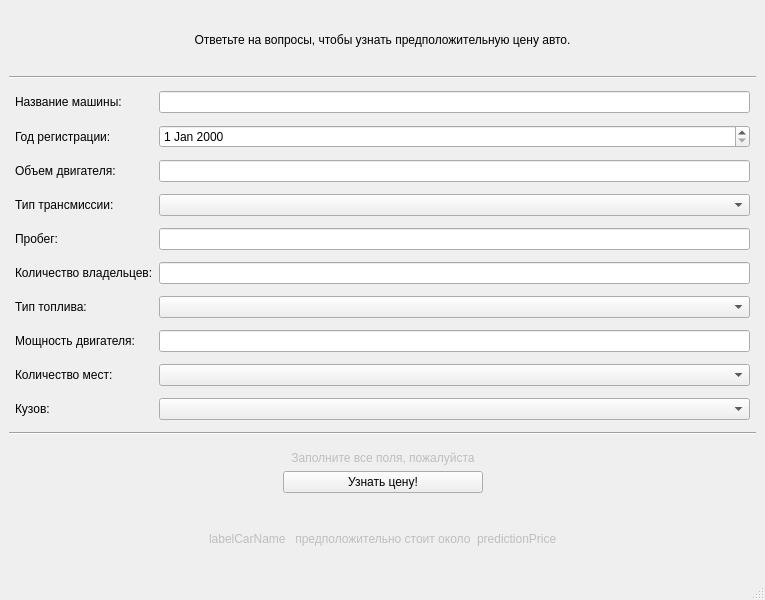
<?xml version="1.0" encoding="UTF-8"?>
<ui version="4.0">
 <class>MainWindow</class>
 <widget class="QMainWindow" name="MainWindow">
  <property name="geometry">
   <rect>
    <x>0</x>
    <y>0</y>
    <width>765</width>
    <height>600</height>
   </rect>
  </property>
  <property name="maximumSize">
   <size>
    <width>765</width>
    <height>700</height>
   </size>
  </property>
  <property name="windowTitle">
   <string>Узнать цену авто</string>
  </property>
  <widget class="QWidget" name="centralwidget">
   <property name="sizePolicy">
    <sizepolicy hsizetype="Maximum" vsizetype="Preferred">
     <horstretch>0</horstretch>
     <verstretch>0</verstretch>
    </sizepolicy>
   </property>
   <layout class="QVBoxLayout" name="verticalLayout">
    <item>
     <widget class="QWidget" name="widget_3" native="true">
      <layout class="QHBoxLayout" name="horizontalLayout_3">
       <item>
        <widget class="QLabel" name="Title">
         <property name="text">
          <string>Ответьте на вопросы, чтобы узнать предположительную цену авто.</string>
         </property>
         <property name="alignment">
          <set>Qt::AlignCenter</set>
         </property>
        </widget>
       </item>
      </layout>
     </widget>
    </item>
    <item>
     <widget class="Line" name="line">
      <property name="orientation">
       <enum>Qt::Horizontal</enum>
      </property>
     </widget>
    </item>
    <item>
     <layout class="QFormLayout" name="formLayout">
      <property name="sizeConstraint">
       <enum>QLayout::SetDefaultConstraint</enum>
      </property>
      <property name="formAlignment">
       <set>Qt::AlignLeading|Qt::AlignLeft|Qt::AlignTop</set>
      </property>
      <property name="verticalSpacing">
       <number>12</number>
      </property>
      <property name="leftMargin">
       <number>6</number>
      </property>
      <property name="topMargin">
       <number>6</number>
      </property>
      <property name="rightMargin">
       <number>6</number>
      </property>
      <property name="bottomMargin">
       <number>6</number>
      </property>
      <item row="1" column="0">
       <widget class="QLabel" name="labelCarName">
        <property name="text">
         <string>Название машины:</string>
        </property>
       </widget>
      </item>
      <item row="1" column="1">
       <widget class="QLineEdit" name="lineEdit"/>
      </item>
      <item row="2" column="0">
       <widget class="QLabel" name="labelRegName">
        <property name="text">
         <string>Год регистрации:</string>
        </property>
       </widget>
      </item>
      <item row="3" column="0">
       <widget class="QLabel" name="labelEngineCapacity">
        <property name="text">
         <string>Объем двигателя:</string>
        </property>
       </widget>
      </item>
      <item row="3" column="1">
       <widget class="QLineEdit" name="lineEdit_2"/>
      </item>
      <item row="4" column="0">
       <widget class="QLabel" name="labelTransmissionType">
        <property name="text">
         <string>Тип трансмиссии:</string>
        </property>
       </widget>
      </item>
      <item row="4" column="1">
       <widget class="QComboBox" name="comboBox">
        <property name="sizePolicy">
         <sizepolicy hsizetype="Preferred" vsizetype="Fixed">
          <horstretch>1</horstretch>
          <verstretch>0</verstretch>
         </sizepolicy>
        </property>
        <property name="currentText">
         <string/>
        </property>
       </widget>
      </item>
      <item row="5" column="0">
       <widget class="QLabel" name="labeMileage">
        <property name="text">
         <string>Пробег:</string>
        </property>
       </widget>
      </item>
      <item row="6" column="0">
       <widget class="QLabel" name="labeNumOwners">
        <property name="text">
         <string>Количество владельцев:</string>
        </property>
       </widget>
      </item>
      <item row="7" column="0">
       <widget class="QLabel" name="labelFuelType">
        <property name="text">
         <string>Тип топлива:</string>
        </property>
       </widget>
      </item>
      <item row="7" column="1">
       <widget class="QComboBox" name="comboBox_2">
        <property name="sizePolicy">
         <sizepolicy hsizetype="Preferred" vsizetype="Fixed">
          <horstretch>1</horstretch>
          <verstretch>0</verstretch>
         </sizepolicy>
        </property>
        <property name="currentText">
         <string/>
        </property>
       </widget>
      </item>
      <item row="8" column="0">
       <widget class="QLabel" name="labelEnginePower">
        <property name="text">
         <string>Мощность двигателя:</string>
        </property>
       </widget>
      </item>
      <item row="9" column="0">
       <widget class="QLabel" name="labelNumSeats">
        <property name="text">
         <string>Количество мест:</string>
        </property>
       </widget>
      </item>
      <item row="9" column="1">
       <widget class="QComboBox" name="comboBox_3">
        <property name="sizePolicy">
         <sizepolicy hsizetype="Preferred" vsizetype="Fixed">
          <horstretch>1</horstretch>
          <verstretch>0</verstretch>
         </sizepolicy>
        </property>
        <property name="currentText">
         <string/>
        </property>
       </widget>
      </item>
      <item row="10" column="0">
       <widget class="QLabel" name="labelBodyType">
        <property name="text">
         <string>Кузов:</string>
        </property>
       </widget>
      </item>
      <item row="10" column="1">
       <widget class="QComboBox" name="comboBox_4">
        <property name="sizePolicy">
         <sizepolicy hsizetype="Preferred" vsizetype="Fixed">
          <horstretch>1</horstretch>
          <verstretch>0</verstretch>
         </sizepolicy>
        </property>
        <property name="currentText">
         <string/>
        </property>
       </widget>
      </item>
      <item row="5" column="1">
       <widget class="QLineEdit" name="lineEdit_3"/>
      </item>
      <item row="6" column="1">
       <widget class="QLineEdit" name="lineEdit_4"/>
      </item>
      <item row="8" column="1">
       <widget class="QLineEdit" name="lineEdit_5"/>
      </item>
      <item row="2" column="1">
       <widget class="QDateEdit" name="dateEdit"/>
      </item>
     </layout>
    </item>
    <item>
     <widget class="Line" name="line_2">
      <property name="orientation">
       <enum>Qt::Horizontal</enum>
      </property>
     </widget>
    </item>
    <item>
     <widget class="QWidget" name="widget_12" native="true">
      <layout class="QHBoxLayout" name="horizontalLayout_13">
       <item>
        <spacer name="horizontalSpacer_9">
         <property name="orientation">
          <enum>Qt::Horizontal</enum>
         </property>
         <property name="sizeHint" stdset="0">
          <size>
           <width>247</width>
           <height>20</height>
          </size>
         </property>
        </spacer>
       </item>
       <item>
        <widget class="QWidget" name="widget" native="true">
         <property name="maximumSize">
          <size>
           <width>16777215</width>
           <height>60</height>
          </size>
         </property>
         <layout class="QVBoxLayout" name="verticalLayout_2">
          <property name="topMargin">
           <number>0</number>
          </property>
          <property name="bottomMargin">
           <number>0</number>
          </property>
          <item>
           <widget class="QLabel" name="labelError">
            <property name="enabled">
             <bool>false</bool>
            </property>
            <property name="inputMethodHints">
             <set>Qt::ImhNone</set>
            </property>
            <property name="text">
             <string>Заполните все поля, пожалуйста</string>
            </property>
            <property name="alignment">
             <set>Qt::AlignCenter</set>
            </property>
           </widget>
          </item>
          <item>
           <widget class="QPushButton" name="pushButton">
            <property name="sizePolicy">
             <sizepolicy hsizetype="Minimum" vsizetype="Fixed">
              <horstretch>0</horstretch>
              <verstretch>0</verstretch>
             </sizepolicy>
            </property>
            <property name="minimumSize">
             <size>
              <width>200</width>
              <height>10</height>
             </size>
            </property>
            <property name="text">
             <string>Узнать цену!</string>
            </property>
           </widget>
          </item>
         </layout>
        </widget>
       </item>
       <item>
        <spacer name="horizontalSpacer_10">
         <property name="orientation">
          <enum>Qt::Horizontal</enum>
         </property>
         <property name="sizeHint" stdset="0">
          <size>
           <width>40</width>
           <height>20</height>
          </size>
         </property>
        </spacer>
       </item>
      </layout>
     </widget>
    </item>
    <item>
     <widget class="QWidget" name="widget_2" native="true">
      <layout class="QHBoxLayout" name="horizontalLayout">
       <item>
        <spacer name="horizontalSpacer_3">
         <property name="orientation">
          <enum>Qt::Horizontal</enum>
         </property>
         <property name="sizeHint" stdset="0">
          <size>
           <width>40</width>
           <height>20</height>
          </size>
         </property>
        </spacer>
       </item>
       <item>
        <widget class="QLabel" name="label_2">
         <property name="enabled">
          <bool>false</bool>
         </property>
         <property name="text">
          <string>labelCarName</string>
         </property>
        </widget>
       </item>
       <item>
        <widget class="QLabel" name="label">
         <property name="enabled">
          <bool>false</bool>
         </property>
         <property name="text">
          <string> предположительно стоит около</string>
         </property>
        </widget>
       </item>
       <item>
        <widget class="QLabel" name="label_4">
         <property name="enabled">
          <bool>false</bool>
         </property>
         <property name="text">
          <string>predictionPrice</string>
         </property>
        </widget>
       </item>
       <item>
        <spacer name="horizontalSpacer_4">
         <property name="orientation">
          <enum>Qt::Horizontal</enum>
         </property>
         <property name="sizeHint" stdset="0">
          <size>
           <width>40</width>
           <height>20</height>
          </size>
         </property>
        </spacer>
       </item>
      </layout>
     </widget>
    </item>
    <item>
     <spacer name="verticalSpacer_2">
      <property name="orientation">
       <enum>Qt::Vertical</enum>
      </property>
      <property name="sizeType">
       <enum>QSizePolicy::Preferred</enum>
      </property>
      <property name="sizeHint" stdset="0">
       <size>
        <width>20</width>
        <height>0</height>
       </size>
      </property>
     </spacer>
    </item>
   </layout>
  </widget>
  <widget class="QStatusBar" name="statusbar"/>
 </widget>
 <resources/>
 <connections/>
</ui>
